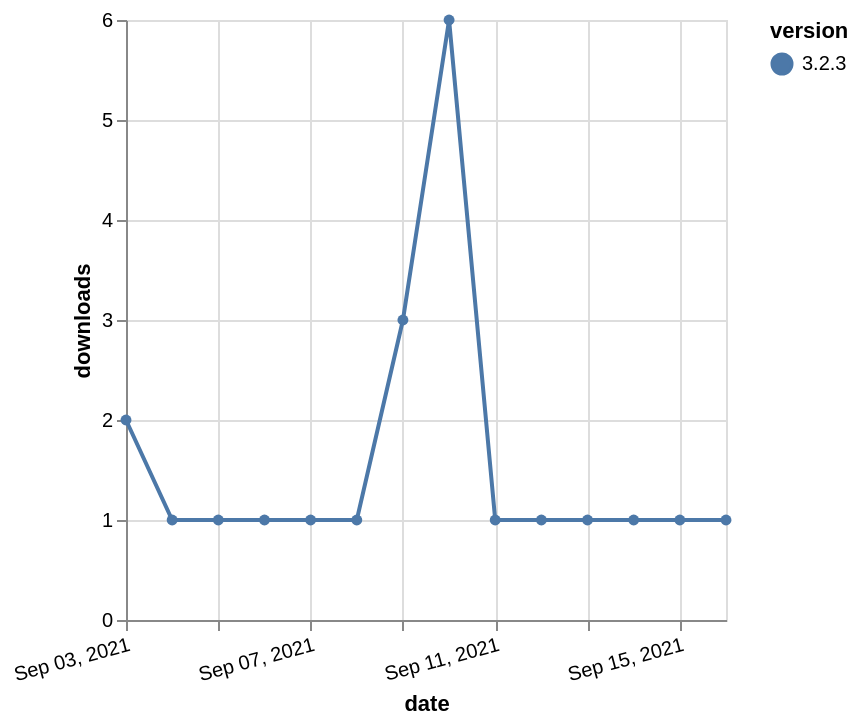

Express this chart as Vega-Lite.
### Vega-Lite specification from a JSON file in a GitHub repository (floating-point values rounded to 4 significant figures)
{"$schema": "https://vega.github.io/schema/vega-lite/v5.json", "description": "A simple bar chart with embedded data.", "data": {"values": [{"date": "2021-09-03", "total": 641, "delta": 2, "version": "3.2.3"}, {"date": "2021-09-04", "total": 642, "delta": 1, "version": "3.2.3"}, {"date": "2021-09-05", "total": 643, "delta": 1, "version": "3.2.3"}, {"date": "2021-09-06", "total": 644, "delta": 1, "version": "3.2.3"}, {"date": "2021-09-07", "total": 645, "delta": 1, "version": "3.2.3"}, {"date": "2021-09-08", "total": 646, "delta": 1, "version": "3.2.3"}, {"date": "2021-09-09", "total": 649, "delta": 3, "version": "3.2.3"}, {"date": "2021-09-10", "total": 655, "delta": 6, "version": "3.2.3"}, {"date": "2021-09-11", "total": 656, "delta": 1, "version": "3.2.3"}, {"date": "2021-09-12", "total": 657, "delta": 1, "version": "3.2.3"}, {"date": "2021-09-13", "total": 658, "delta": 1, "version": "3.2.3"}, {"date": "2021-09-14", "total": 659, "delta": 1, "version": "3.2.3"}, {"date": "2021-09-15", "total": 660, "delta": 1, "version": "3.2.3"}, {"date": "2021-09-16", "total": 661, "delta": 1, "version": "3.2.3"}]}, "width": "container", "mark": {"type": "line", "point": {"filled": true}}, "encoding": {"x": {"field": "date", "type": "temporal", "timeUnit": "yearmonthdate", "title": "date", "axis": {"labelAngle": -15}}, "y": {"field": "delta", "type": "quantitative", "title": "downloads"}, "color": {"field": "version", "type": "nominal"}, "tooltip": {"field": "delta"}}}
